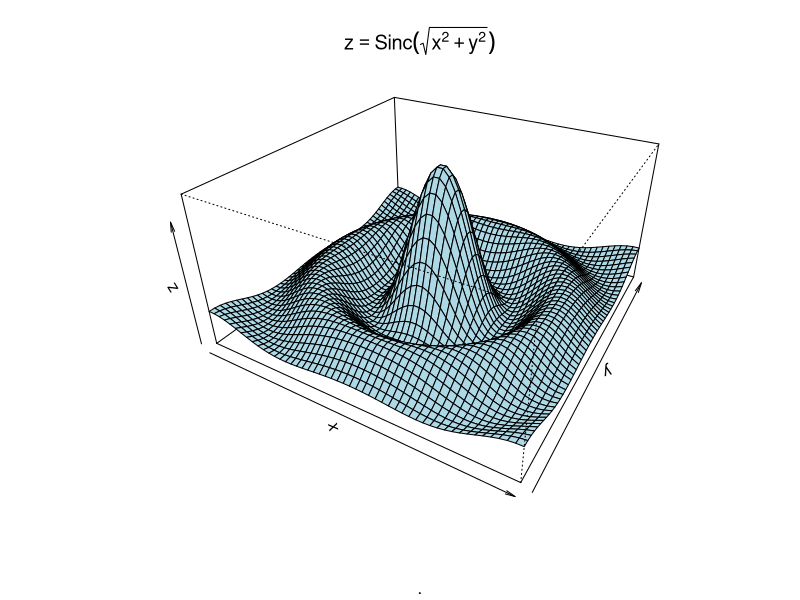
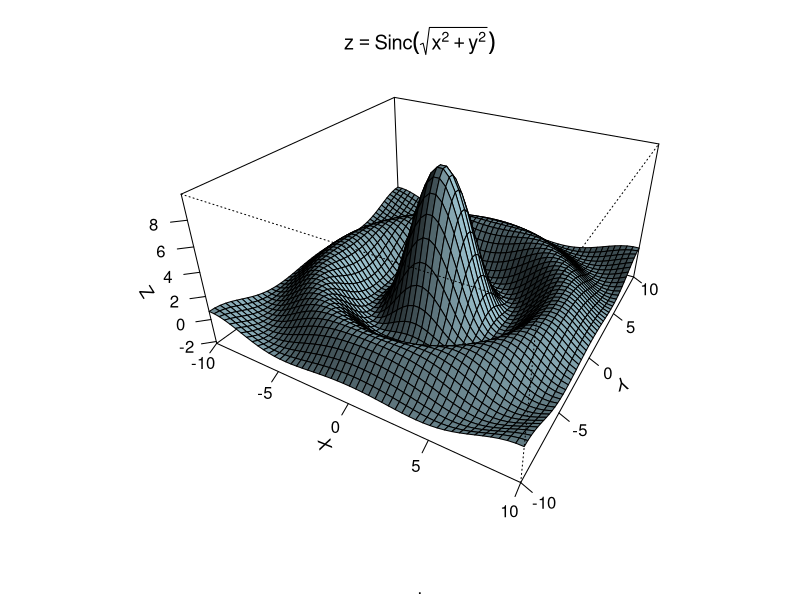
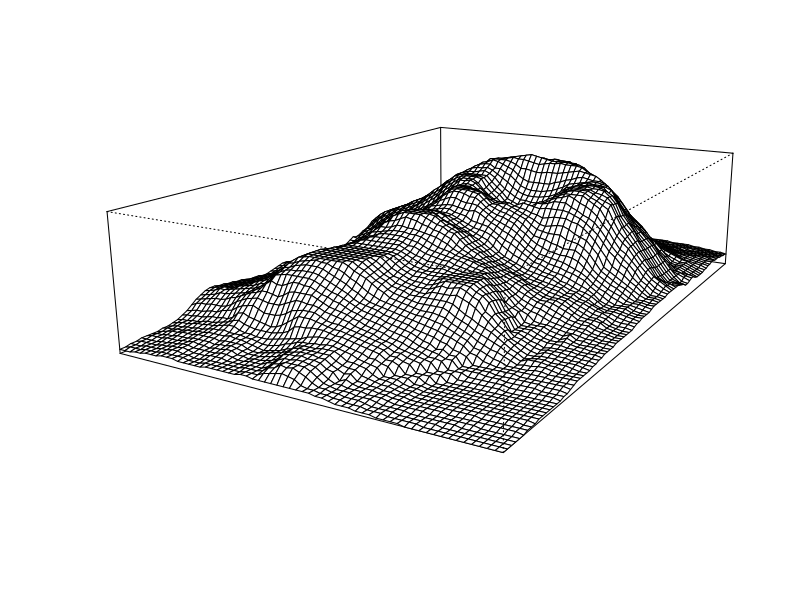
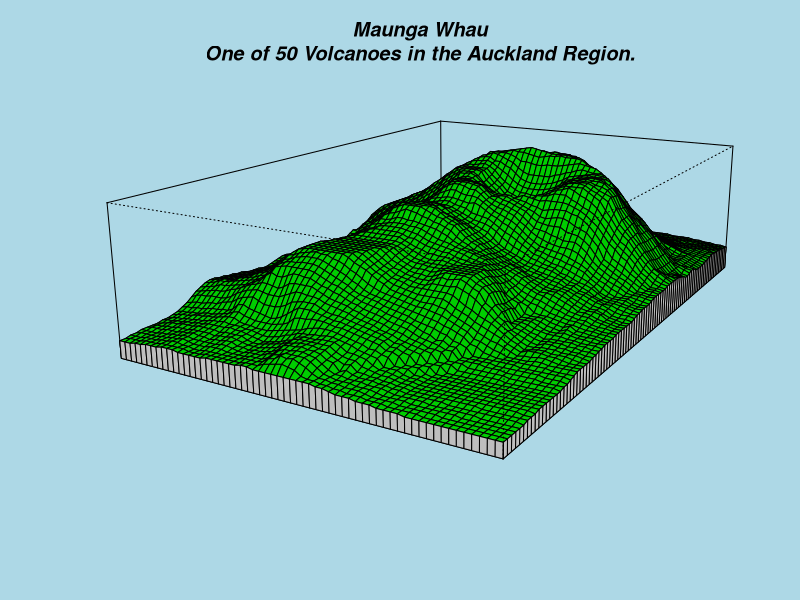
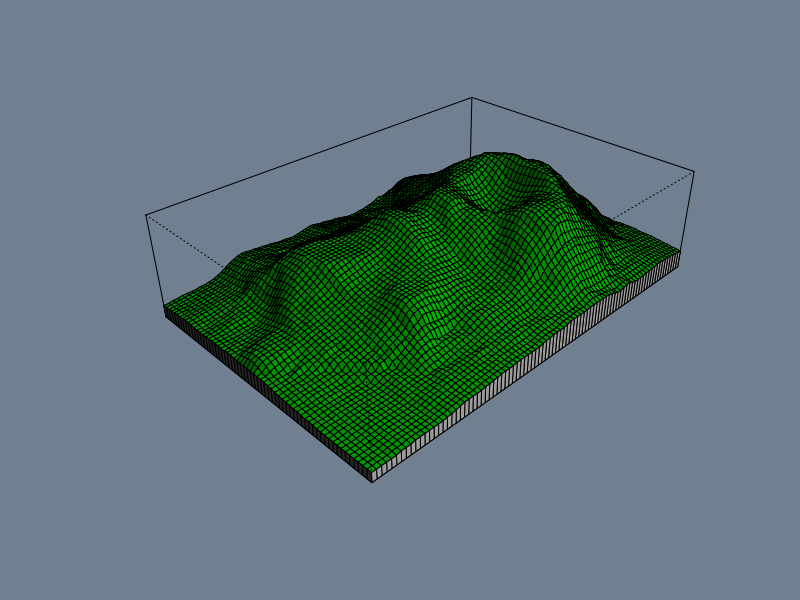
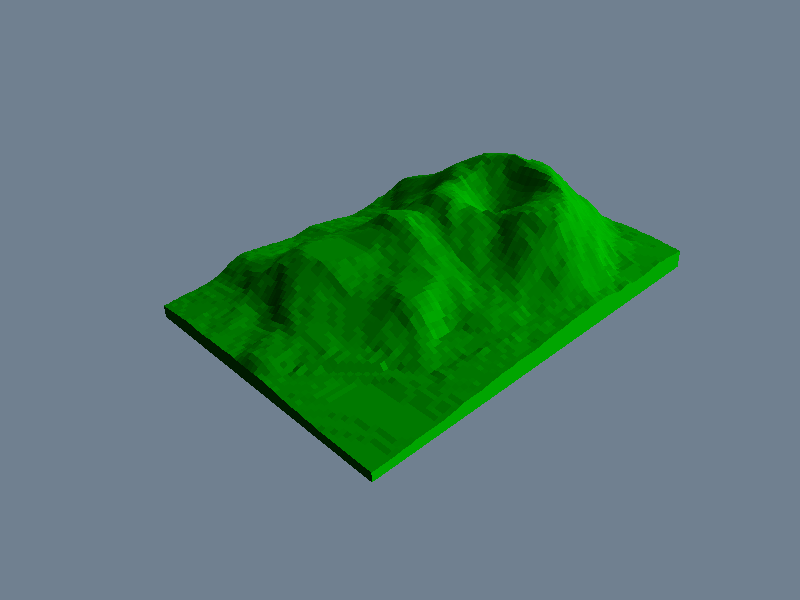
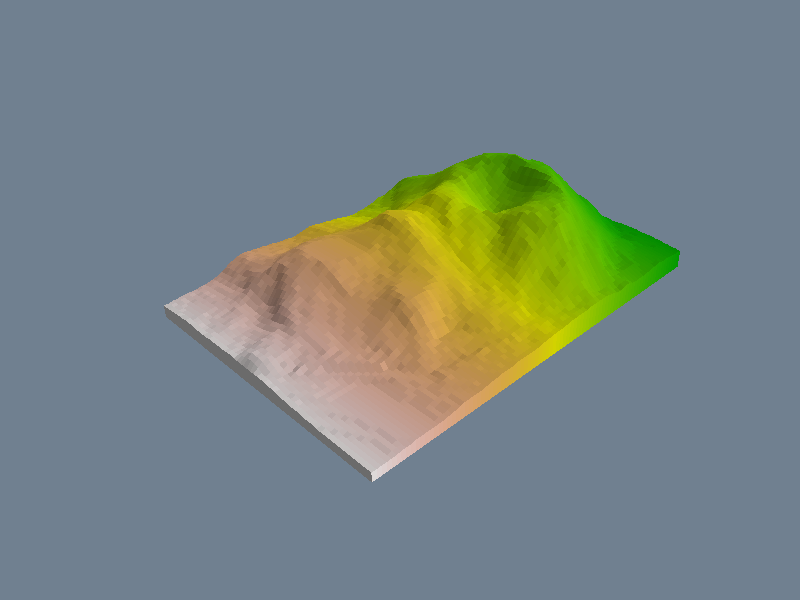
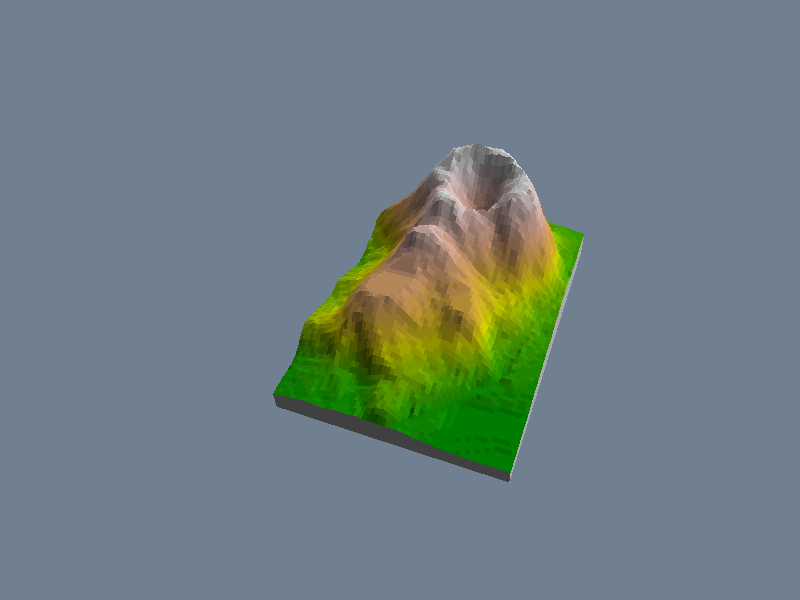

Source code (R) for these figures, in order:
#HW-1.R
#0
plot.new()
demo(persp)
#1
x1  <- seq(-2, 2, 0.05)
x2  <- seq(-3, 3, 0.05)
y1 <- pnorm(x1)
y2 <- pnorm(x2,1,1)
plot(x1,y1,ylim=range(c(y1,y2)),xlim=range(c(x1,x2)), type="l",col="red")
lines(x2,y2,col="green")
#2
x  <- seq(-2, 2, 0.5)
y  <- seq(-2, 2, 0.5)
y1 <- (x^2+y^2-1)^3
y2 <- x^2*y^3
plot(y2*sin(y1), -y1, type="l", col="red")
#3
my_str <- sample(1:10)
remove <- c(3,5)
my_str <- my_str[-remove]
#4
string_with_nums <- " dfg45h 67 h"
string_without_nums <- gsub("[^[:digit:]]", "", string_with_nums)
string_without_nums
#5
A = matrix( c(1,     2,          3,       4,
              2, 0.90099010, 0.04950495, 0.000,
              3, 0.05000000, 0.90000000, 0.050,
              4 ,0.00000000, 0.02500000 ,0.975
), # the data elements 
nrow=4,              # number of rows 
ncol=4,              # number of columns 
byrow = TRUE)        # fill matrix by rows 

A_new <- 2*A - 2*A*0.5

det(A)
det(A_new)
determinant.matrix(A_new)